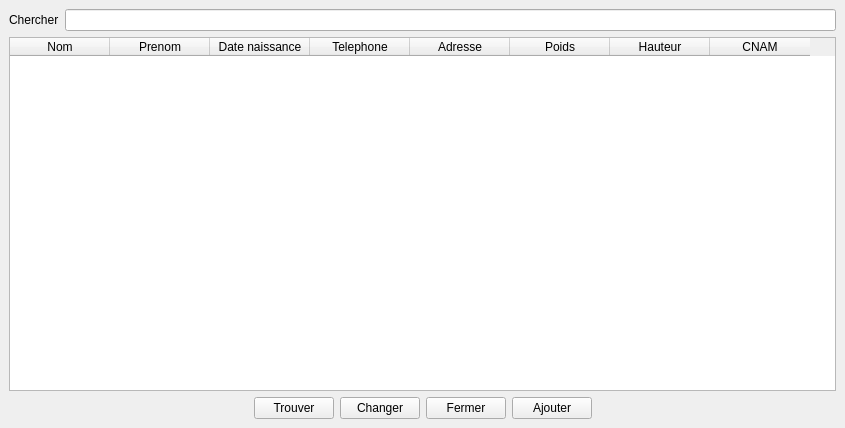
<?xml version="1.0" encoding="UTF-8"?>
<ui version="4.0">
 <class>MainWindow</class>
 <widget class="QMainWindow" name="MainWindow">
  <property name="geometry">
   <rect>
    <x>0</x>
    <y>0</y>
    <width>845</width>
    <height>428</height>
   </rect>
  </property>
  <property name="windowTitle">
   <string>Chercher</string>
  </property>
  <widget class="QWidget" name="centralwidget">
   <layout class="QGridLayout" name="gridLayout">
    <item row="6" column="3">
     <widget class="QPushButton" name="fermer">
      <property name="text">
       <string>Fermer</string>
      </property>
     </widget>
    </item>
    <item row="6" column="5">
     <spacer name="horizontalSpacer_3">
      <property name="orientation">
       <enum>Qt::Horizontal</enum>
      </property>
      <property name="sizeHint" stdset="0">
       <size>
        <width>40</width>
        <height>20</height>
       </size>
      </property>
     </spacer>
    </item>
    <item row="0" column="0" colspan="6">
     <layout class="QHBoxLayout" name="horizontalLayout_2">
      <item>
       <widget class="QLabel" name="label_2">
        <property name="sizePolicy">
         <sizepolicy hsizetype="Fixed" vsizetype="Preferred">
          <horstretch>0</horstretch>
          <verstretch>0</verstretch>
         </sizepolicy>
        </property>
        <property name="text">
         <string>Chercher</string>
        </property>
       </widget>
      </item>
      <item>
       <widget class="QLineEdit" name="chercher">
        <property name="sizePolicy">
         <sizepolicy hsizetype="Minimum" vsizetype="Fixed">
          <horstretch>0</horstretch>
          <verstretch>0</verstretch>
         </sizepolicy>
        </property>
        <property name="clearButtonEnabled">
         <bool>true</bool>
        </property>
       </widget>
      </item>
     </layout>
    </item>
    <item row="2" column="0" colspan="6">
     <widget class="QTableWidget" name="patient">
      <property name="alternatingRowColors">
       <bool>true</bool>
      </property>
      <attribute name="horizontalHeaderDefaultSectionSize">
       <number>100</number>
      </attribute>
      <column>
       <property name="text">
        <string>Nom</string>
       </property>
      </column>
      <column>
       <property name="text">
        <string>Prenom</string>
       </property>
      </column>
      <column>
       <property name="text">
        <string>Date naissance</string>
       </property>
      </column>
      <column>
       <property name="text">
        <string>Telephone</string>
       </property>
      </column>
      <column>
       <property name="text">
        <string>Adresse</string>
       </property>
      </column>
      <column>
       <property name="text">
        <string>Poids</string>
       </property>
      </column>
      <column>
       <property name="text">
        <string>Hauteur</string>
       </property>
      </column>
      <column>
       <property name="text">
        <string>CNAM</string>
       </property>
      </column>
     </widget>
    </item>
    <item row="6" column="1">
     <widget class="QPushButton" name="prouver">
      <property name="text">
       <string>Trouver</string>
      </property>
     </widget>
    </item>
    <item row="6" column="2">
     <widget class="QPushButton" name="changer">
      <property name="text">
       <string>Changer</string>
      </property>
     </widget>
    </item>
    <item row="6" column="0">
     <spacer name="horizontalSpacer_2">
      <property name="orientation">
       <enum>Qt::Horizontal</enum>
      </property>
      <property name="sizeHint" stdset="0">
       <size>
        <width>40</width>
        <height>20</height>
       </size>
      </property>
     </spacer>
    </item>
    <item row="6" column="4">
     <widget class="QPushButton" name="ajouter">
      <property name="text">
       <string>Ajouter</string>
      </property>
     </widget>
    </item>
   </layout>
  </widget>
 </widget>
 <resources/>
 <connections/>
</ui>
